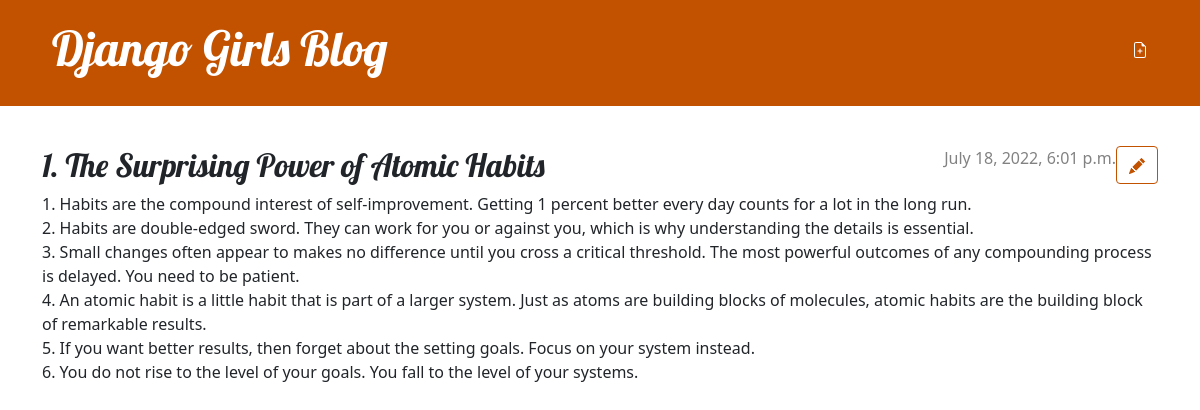
Page /post/2/ (signed in) on the committed database.
### blog/models.py (models this page shows, shortened)
class Post(models.Model):
    author = models.ForeignKey(settings.AUTH_USER_MODEL, on_delete=models.CASCADE)
    title = models.CharField(max_length=200)
    text = models.TextField()
    created_date = models.DateTimeField(default=timezone.now)
    published_date = models.DateTimeField(blank=True, null=True)

### blog/views.py (the view)
# urls.py: path('post/<int:pk>/', views.post_detail, name='post_detail'),
def post_detail(request, pk):
    post = get_object_or_404(Post, pk=pk)
    return render(request, 'blog/post_detail.html', {'post': post})

### blog/templates/blog/post_detail.html (shortened to what this page needs)
{% extends 'blog/base.html' %}
{% block content %}
    <article class="post">
        <aside class="actions">
            {% if user.is_authenticated %}
                <a class="btn btn-secondary" href="{% url 'post_edit' pk=post.pk %}">
                </a>
            {% endif %}
        </aside>
        {% if post.published_date %}
            <time class="date">
                {{ post.published_date }}
            </time>
        {% endif %}
        <h2>{{ post.title }}</h2>
        <p>{{ post.text|linebreaksbr }}</p>
    </article>
{% endblock %}

### blog/static/css/blog.css (style rules this page uses)
h1, h2, h3, h4 { font-family: 'Lobster', cursive; }
.date { color: #828282; }
.post { margin-bottom: 70px; }
.post > .date, .post > .actions { float: right; }
.btn-secondary, .btn-secondary:visited { color: #C25100; background: none; border-color: #C25100; }

### rows in the picture
Post: published_date "July 18, 2022, 6:01 p.m.", title "1. The Surprising Power of Atomic Habits", text "1. Habits are the compound interest of self-improvement. Getting 1 percent better every day counts for a lot in the long run. 2. Habits are double-edged sword. They can work for you or against you, which is why understanding the details is essential. 3. Small changes often appear to makes no difference until you cross a critical threshold. The most powerful outcomes of any compounding process is delayed. You need to be patient. 4. An atomic habit is a little habit that is part of a larger system. Just as atoms are building blocks of molecules, atomic habits are the building block of remarkable results. 5. If you want better results, then forget about the setting goals. Focus on your system…"
